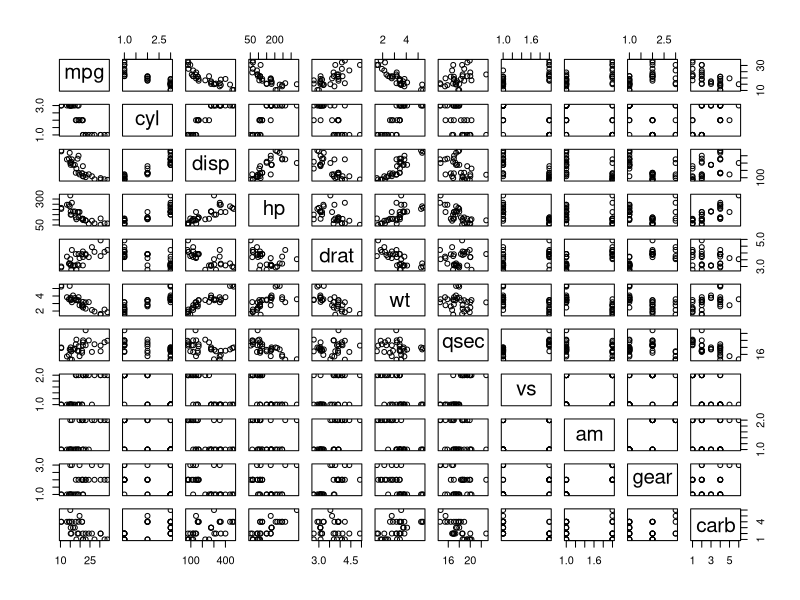
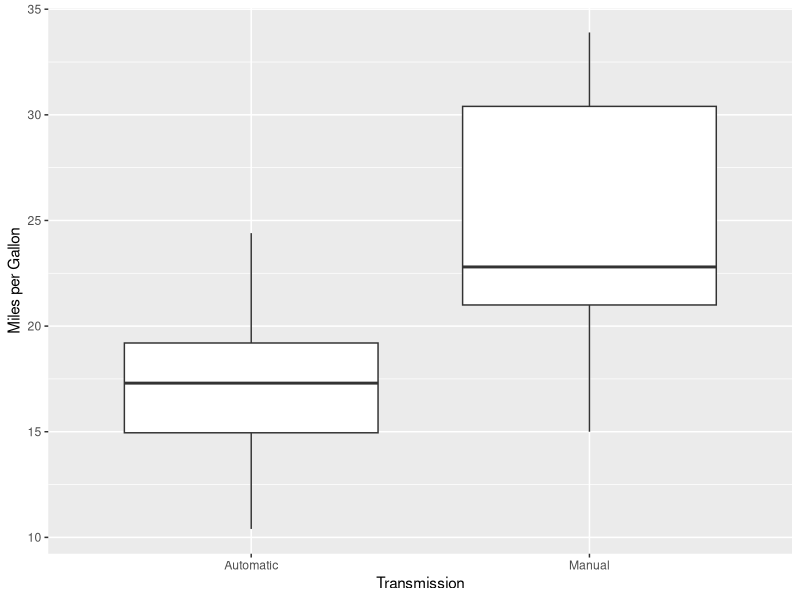
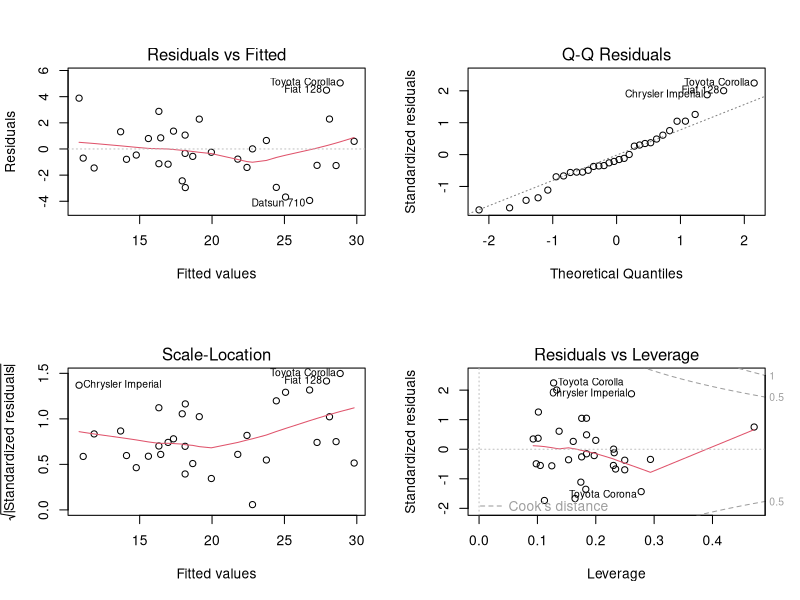

The R source for these figures, in order:
## ---- chunk 1
library(ggplot2)
## ---- chunk 2
data("mtcars")
mtcars$cyl <- factor(mtcars$cyl)
mtcars$vs <- factor(mtcars$vs, labels = c('V-Engine', 'Straight Engine'))
mtcars$gear <- factor(mtcars$gear)
mtcars$carb <- factor(mtcars$carb)
mtcars$am <- factor(mtcars$am,labels=c('Automatic','Manual'))
## ---- chunk 3
var(mtcars$mpg[mtcars$am == 'Automatic'])
var(mtcars$mpg[mtcars$am == 'Manual'])
## ---- chunk 4
t.test(mtcars$mpg~mtcars$am,conf.level=0.95)
## ---- chunk 5
model1 <- lm(mpg~am, data = mtcars)
summary(model1)
## ---- chunk 6
model2 <- lm(mpg~., data = mtcars)
best_model <- step(model2, direction = "backward")
## ---- chunk 7
summary(best_model)
## ---- chunk 8
t.test(mtcars$mpg~mtcars$am,conf.level=0.95)
## ---- chunk 9
model1 <- lm(mpg~am, data = mtcars)
summary(model1)
## ---- chunk 10
pairs(mtcars)
## ---- chunk 11
g <- ggplot(data = mtcars, aes(am,mpg))
g+geom_boxplot()+labs(x = 'Transmission', y = 'Miles per Gallon')
## ---- chunk 12
par(mfrow=c(2, 2))
plot(best_model)
